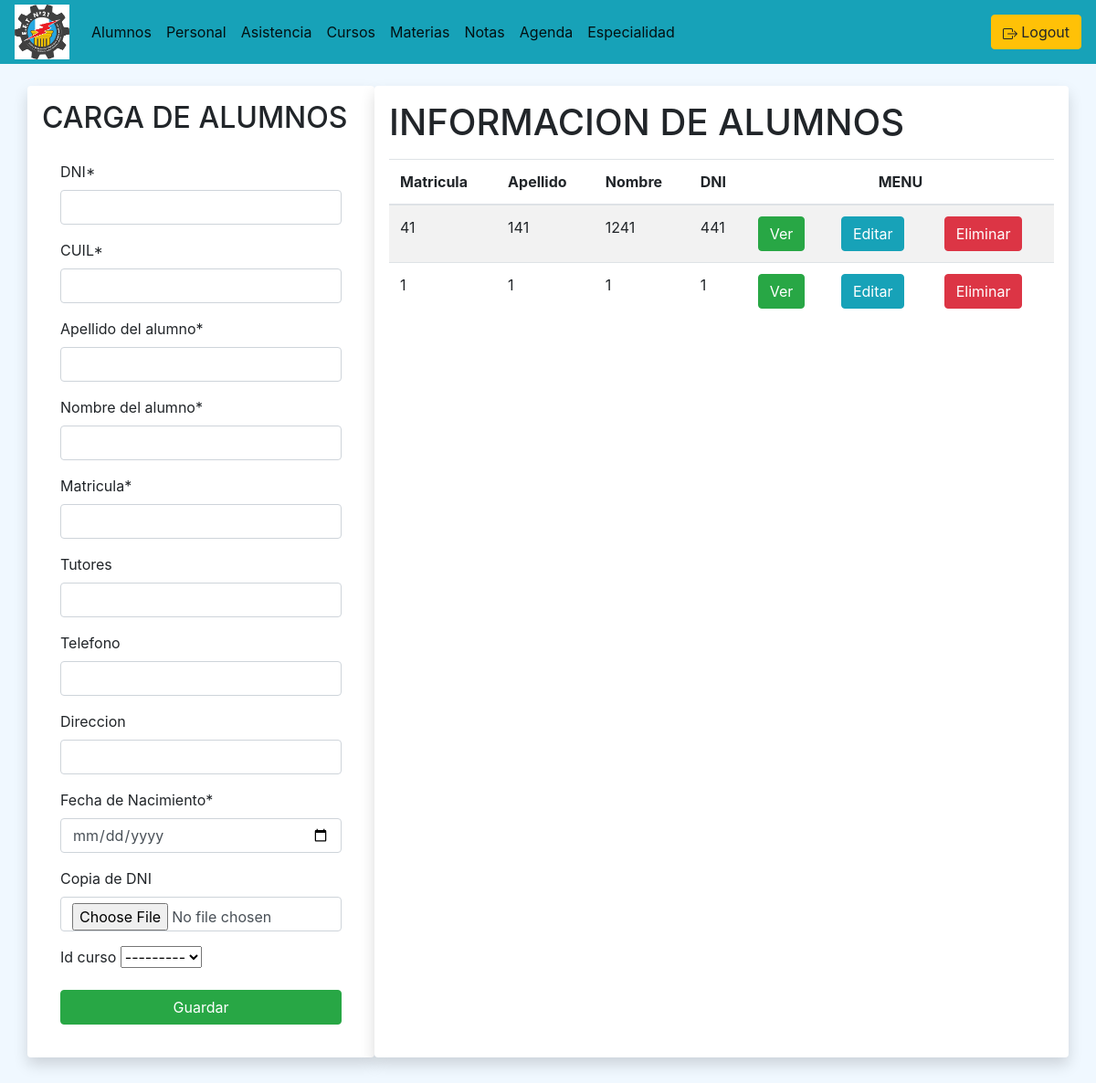
/alumnos/ (signed in), run on an earlier commit of the app's database.
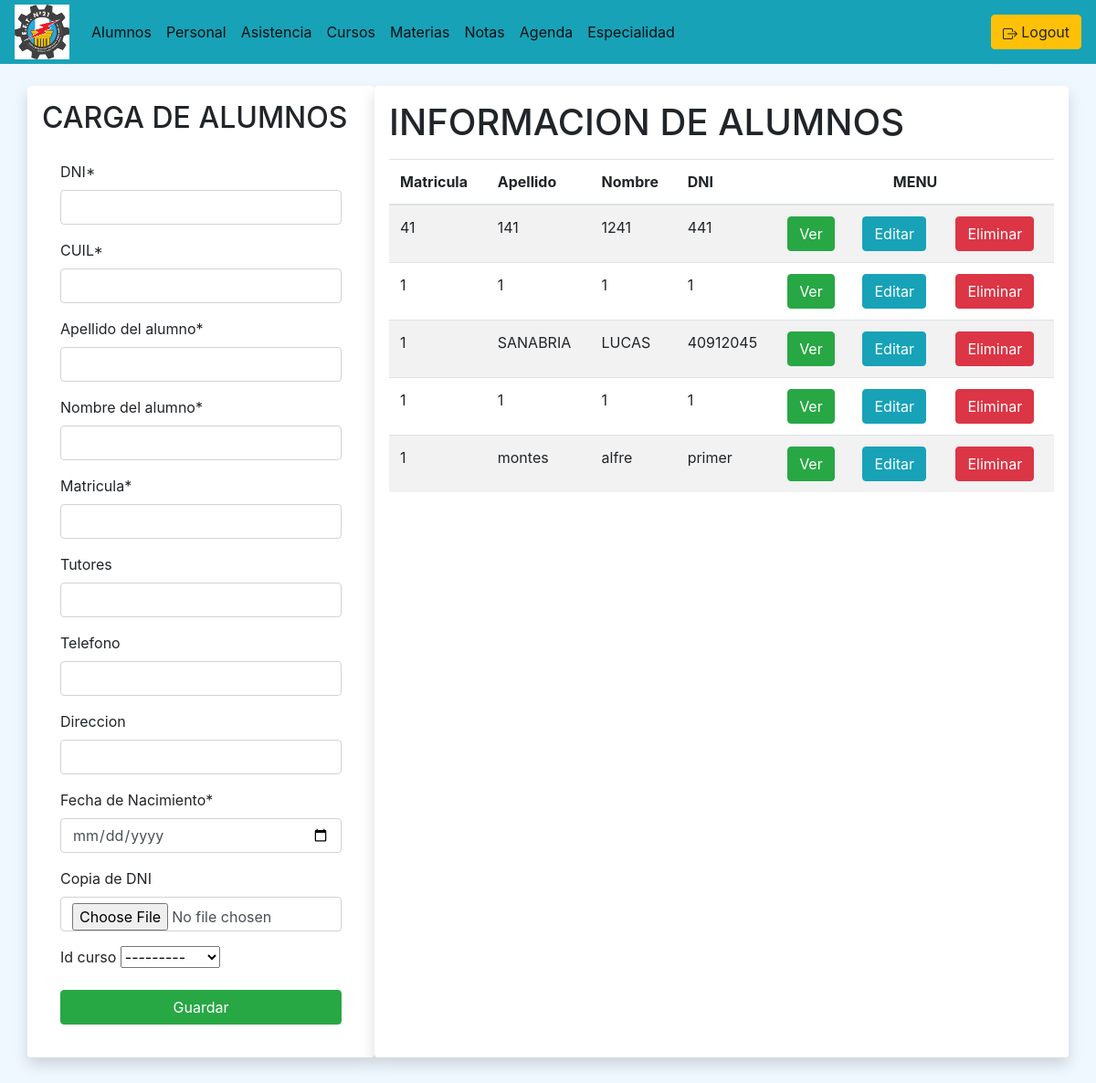
And on a later commit of the database.
### alumnado/models.py (models this page shows, shortened)
class Alumno(models.Model):
    id_alumno = models.AutoField(primary_key=True)
    dni_a = models.CharField(max_length=9)
    cuil_a = models.CharField(max_length=15)
    apellido_a = models.CharField(max_length=50)
    nombre_a = models.CharField(max_length=50)
    matricula = models.CharField(max_length=10)
    tutores = models.CharField(max_length=100, null=True, blank=True)
    telefono = models.CharField(max_length=20, null=True, blank=True)
    direccion = models.CharField(max_length=50, null=True, blank=True)
    fecha_nac = models.DateField(blank=True)
    copiaDNI_A = ImageField(blank=True, null=True, upload_to='alumnado/images/')
    condicion = models.IntegerField(choices=options, null=True, verbose_name='Condición')
    turno = models.CharField(max_length=30, null=True, blank=True, verbose_name='Turno')
    cantidad_asistencias= models.IntegerField(default=0)
    cantidad_inasistencias= models.IntegerField(default=0)
    id_curso = models.ForeignKey(curso_models.Curso, on_delete=models.CASCADE, null=True, blank=True)

### alumnado/views.py (the view)
# urls.py: path('', views.alumnos, name='alumnos'),
def alumnos(request):
    alumnos_form = AlumnoForm()
    alumnos = Alumno.objects.all()
    if request.method == 'POST':
        alumnos_form = AlumnoForm(data=request.POST)
        if alumnos_form.is_valid():
            alumnos_form.save()
            return redirect('/alumnos')
    context = {
        'alumnos_form' : alumnos_form,
        'alumnos' : alumnos
    }
    return render(request, 'gestion_alumnos.html', context)

### alumnado/forms.py
class AlumnoForm(forms.ModelForm):
    def __init__(self, *args, **kwargs):
        super(AlumnoForm, self).__init__(*args, **kwargs)
        self.fields['fecha_nac'].widget = forms.widgets.DateInput(
            attrs={
                'type': 'date', 'placeholder': 'yyyy-mm-dd (DOB)',
                'class': 'form-control'
                }
            )
        self.fields['copiaDNI_A'].required = False
        self.fields['fecha_nac'].required = True
    dni_a = forms.CharField(label="DNI")
    cuil_a = forms.CharField(label="CUIL")
    apellido_a = forms.CharField(label="Apellido del alumno")
    nombre_a = forms.CharField(label="Nombre del alumno")
    copiaDNI_A = forms.ImageField(label="Copia de DNI")
    fecha_nac = forms.DateField(label="Fecha de Nacimiento")
    class Meta:
        model = Alumno
        fields = ['id_alumno', 'dni_a', 'cuil_a',
                  'apellido_a', 'nombre_a', 'matricula',
                  'tutores', 'telefono', 'direccion',
                  'fecha_nac', 'copiaDNI_A', 'id_curso']

### curso/models.py (called while the page is built)
    def __str__(self):
        texto = "{0}, {1}"
        return texto.format(self.Annio, self.Division)

### alumnado/templates/gestion_alumnos.html (shortened to what this page needs)
{% extends "./gestionBase.html" %}
{% block titulo_formulario %} CARGA DE ALUMNOS {% endblock %}
{% block formulario %}
{% csrf_token %} {% load crispy_forms_tags %}
{{alumnos_form|crispy}}
{% endblock %}
{% block titulo_informacion%} INFORMACION DE ALUMNOS {%endblock%}
{% block titulo_columnas %}
<th>Matricula</th>
<th>Apellido</th>
<th>Nombre</th>
<th>DNI</th>
{%endblock%}
{% block contenido_tabla%}
{% for alumno in alumnos%}
<tr>
  <td>{{alumno.matricula}}</td>
  <td>{{alumno.apellido_a}}</td>
  <td>{{alumno.nombre_a}}</td>
  <td>{{alumno.dni_a}}</td>
  <td>
    <a
      href="{% url 'alumnos:ver_alumno' alumno.id_alumno%}"
      class="btn btn-success"
      >Ver</a
    >
  </td>
  <td>
    <a
      href="{% url 'alumnos:editar_alumno' alumno.id_alumno%}"
      class="btn btn-info"
      >Editar</a
    >
  </td>
  <td>
    <button
      type="button"
      class="btn btn-danger"
      data-toggle="modal"
      data-target="#exampleModal"
    >
      Eliminar
    </button>
  </td>
</tr>
{% endfor %} {% endblock %}

What changed in the data, as far as the page shows it:
added Alumno: matricula "1", apellido_a "SANABRIA", nombre_a "LUCAS", dni_a "40912045"
added Alumno: matricula "1", apellido_a "1", nombre_a "1", dni_a "1"
added Alumno: matricula "1", apellido_a "montes", nombre_a "alfre", dni_a "primer"
